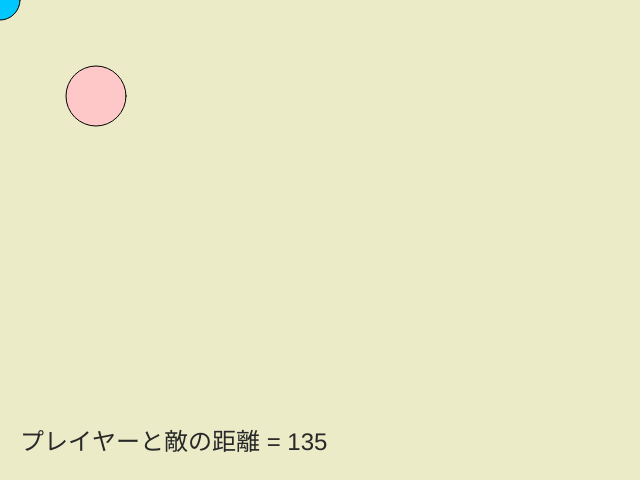
Frame 1 (no input)
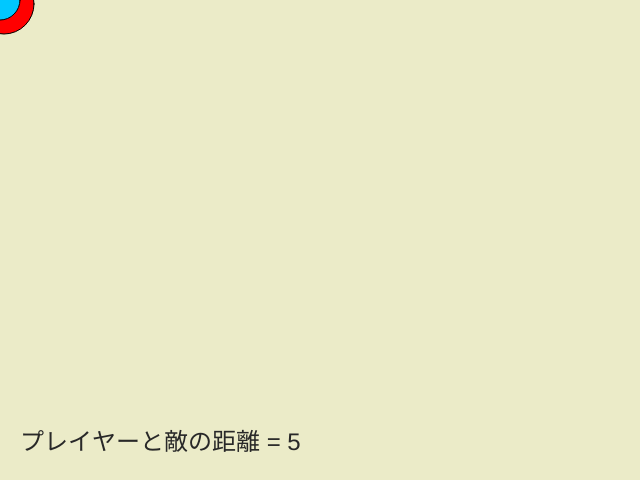
Frame 60 (no input)
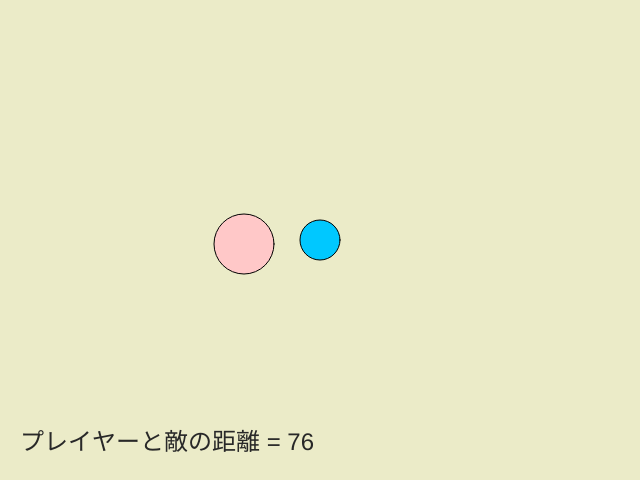
Frame 120 (the mouse pressed at the canvas centre since frame 60)

The p5.js sketch that drew these frames (run headless with seeded random() and noise() and a simulated clock; from frame 60 on, the mouse is pressed at the canvas centre):

// p5.js sketch
// ── sketch.js
let enemyX = 100;
let enemyY = 100;

const PLAYER_SIZE = 40;
const ENEMY_SIZE = 60;
const ENEMY_SPEEDx = 2;
const ENEMY_SPEEDy = 2;
const HIT_DISTANCE = (PLAYER_SIZE + ENEMY_SIZE) / 2;  // 両者の半径の合計が接触距離

function setup() {
  const canvas = createCanvas(640, 480);
}

function draw() {
  background(235, 235, 200);

  const playerX = mouseX;
  const playerY = mouseY;


  if (enemyX - playerX <= 0) {
    enemyX += (ENEMY_SPEEDx) * (2);
  }
  else {
    enemyX += (ENEMY_SPEEDx * (2)) * -1;

  }
  if (enemyY - playerY <= 0) {
    enemyY += (ENEMY_SPEEDy) * (2);
  }
  else {
    enemyY += (ENEMY_SPEEDy * (2)) * -1;

  }

  // 2 点間の距離は、三平方の定理により求められる
  const distance = Math.sqrt(Math.pow(playerX - enemyX, 2) + Math.pow(playerY - enemyY, 2));

  // 敵の描画
  if (distance < HIT_DISTANCE) {
    fill(255, 0, 0);
  } else {
    fill(255, 200, 200);
  }
  circle(enemyX, enemyY, ENEMY_SIZE);

  // プレイヤーの描画
  fill(0, 200, 255);
  circle(playerX, playerY, PLAYER_SIZE);

  // デバッグ情報
  fill(40, 40, 40);
  textSize(24);
  text('プレイヤーと敵の距離 = ' + Math.floor(distance), 20, 450);
}
